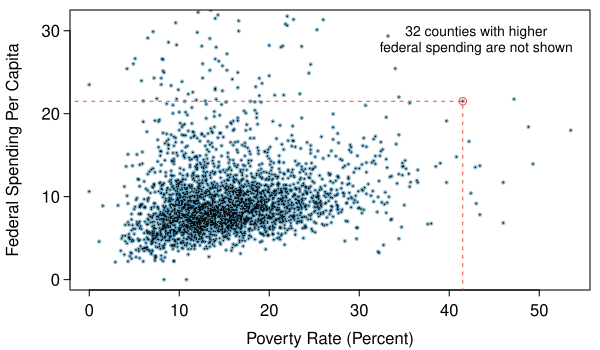

The script that drew this image:
library(openintro)
data(county)
data(COL)

myPDF("county_fed_spendVsPoverty.pdf", 6, 3.5,
      mar = c(3, 3.5, 0.5, 0.5),
      mgp = c(2.4, 0.5, 0))
plot(county$poverty, county$fed_spend, 
     pch = 20,
     cex = 0.7,
     col = COL[1, 3],
     ylim = c(0, 31.25),
     xlab = "",
     ylab = "Federal Spending Per Capita",
     axes = FALSE)
axis(1)
axis(2, at = seq(0, 30, 10))
box()
points(county$poverty, county$fed_spend, pch = ".")
mtext("Poverty Rate (Percent)", 1, 1.9)
t1 <- county$poverty[1088]
t2 <- county$fed_spend[1088]
lines(c(t1, t1), c(-10, t2),
      lty = 2,
      col = COL[4])
lines(c(-10, t1), c(t2, t2),
      lty = 2,
      col = COL[4])
points(t1, t2,
       col = COL[4])
text(43, 29,
     "32 counties with higher\nfederal spending are not shown",
     cex = 0.8)
dev.off()

county[1088, ]
